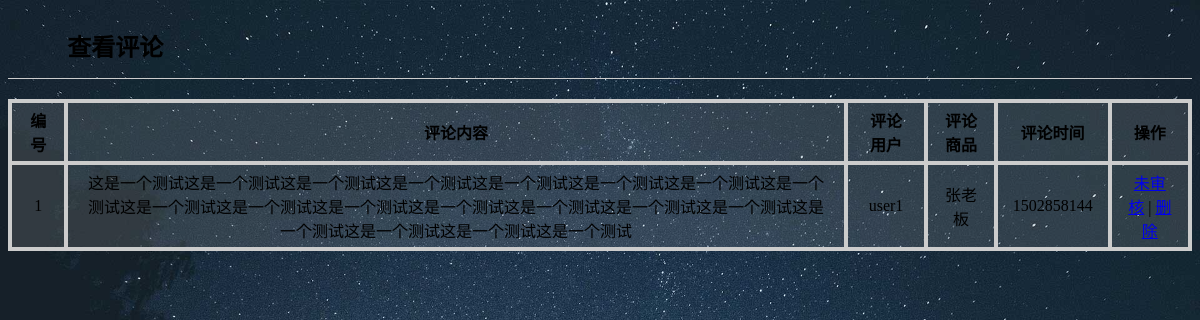
Screenshot of /admin/comment/index.php (signed in) with the database file from the repository.
### tables this page shows
CREATE TABLE `comment` (
  `id` int(11) NOT NULL,
  `con` text NOT NULL,
  `user_id` int(11) NOT NULL,
  `goods_id` int(11) NOT NULL,
  `time` varchar(35) NOT NULL,
  `is_ok` int(5) NOT NULL
);

CREATE TABLE `user` (
  `id` int(11) NOT NULL,
  `username` varchar(30) NOT NULL,
  `password` varchar(35) NOT NULL,
  `is_admin` int(10) NOT NULL
);

CREATE TABLE `goods` (
  `id` int(11) NOT NULL,
  `shopname` varchar(20) NOT NULL
);

### public/common/function.php (called while the page is built, shortened)
<?php
	function page($total,$shownu=20,$url=''){
		if(isset($_GET['page'])){
			$page=$_GET['page'];
		}else{
			$page=1;
		}
		if(!$url){
			$url=$_SERVER["REQUEST_URI"];
		}
		$parse_url=parse_url($url);
		@$url_query=$parse_url["query"];
		if($url_query){
			$url_query=preg_replace("/(&?)(page=$page)/","",$url_query);
			$url = str_replace($parse_url["query"],$url_query,$url);
			if($url_query){
				$url .= "&page";
			}else{
				$url .= "page";
			}
		}else{
			$url .= "?page";
		}
		$lastpg=ceil($total/$shownu);
		$sqlfirst=($page-1)*$shownu;
		$pagecon = "显示第 ".($total?($sqlfirst+1):0)."-".min($sqlfirst+$shownu,$total)." 条记录，共 <B>$total</B> 条记录";
		if($lastpg<=1){
			return false;
		}
		$pagecon .="　到第 <select name='topage' size='1' onchange='window.location=\"$url=\"+this.value'>\n";
		$pagecon .="</select> 页，共 $lastpg 页";
		return $pagecon;
	}
 ?>

### admin/comment/index.php (the view, shortened to what this page needs)
<?php
	include "../../public/common/function.php";
	$num=3;
	$sql1="select comment.id,comment.con,comment.time,comment.is_ok,user.username,goods.shopname from comment,user,goods where comment.goods_id=goods.id and comment.user_id=user.id limit $sqlfirst,$num";
	$res1=mysql_query($sql1);
	if($res1){
		$arr=array();
		while ($row=mysql_fetch_assoc($res1)) {
			$arr[]=$row;
		}
	}else{
		die('查询失败');
	}
 ?>
<!doctype html>
<html lang="en">
<head>
</head>
<body>
	<h2>查看评论</h2>
	<table cellspacing=0 align=center>
		<tr>
			<th>编号</th>
			<th>评论内容</th>
			<th>评论用户</th>
			<th>评论商品</th>
			<th>评论时间</th>
			<th>操作</th>
		</tr>
		<?php
			foreach ($arr as $key => $value) {
				echo "<tr>";
				echo "<td>$value[id]</td>";
				echo "<td>$value[con]</td>";
				echo "<td>$value[username]</td>";
				echo "<td>$value[shopname]</td>";
				echo "<td>$value[time]</td>";
				if($value['is_ok']==0){
					echo "<td><a href=./check.php?id=$value[id]>未审核</a> | <a href=delete.php?id=$value[id]>删除</a></td>";
				}else{
					echo "<td><a>已审核</a> | <a href=delete.php?id=$value[id]>删除</a></td>";
				}
				echo "</tr>";
			}
		 ?>
	</table>
</body>
</html>

### admin/comment/index.php (style rules this page uses)
table { width:100%; border:2px solid #ccc; background-color: rgb(160,160,160,0.2); margin-bottom: 200px; }
td,th { text-align: center; border:2px solid #ccc; padding:5px 15px; }
h2 { display: inline-block; width:90%; padding:0px 5%; padding-bottom:15px; border-bottom:1px solid #ccc; }
body { background:url(../public/img/bg.jpg); background-size: 100%; }

### rows the page displays
comment: id "1", con "这是一个测试这是一个测试这是一个测试这是一个测试这是一个测试这是一个测试这是一个测试这是一个测试这是一个测试这是一个测试这是一个测试这是一个测试这是一个测试这是一个测试这是一个测试这是一个测试这是一个测试这是一个测试这是一个测试", user.username "user1", goods.shopname "张老板", time "1502858144"
